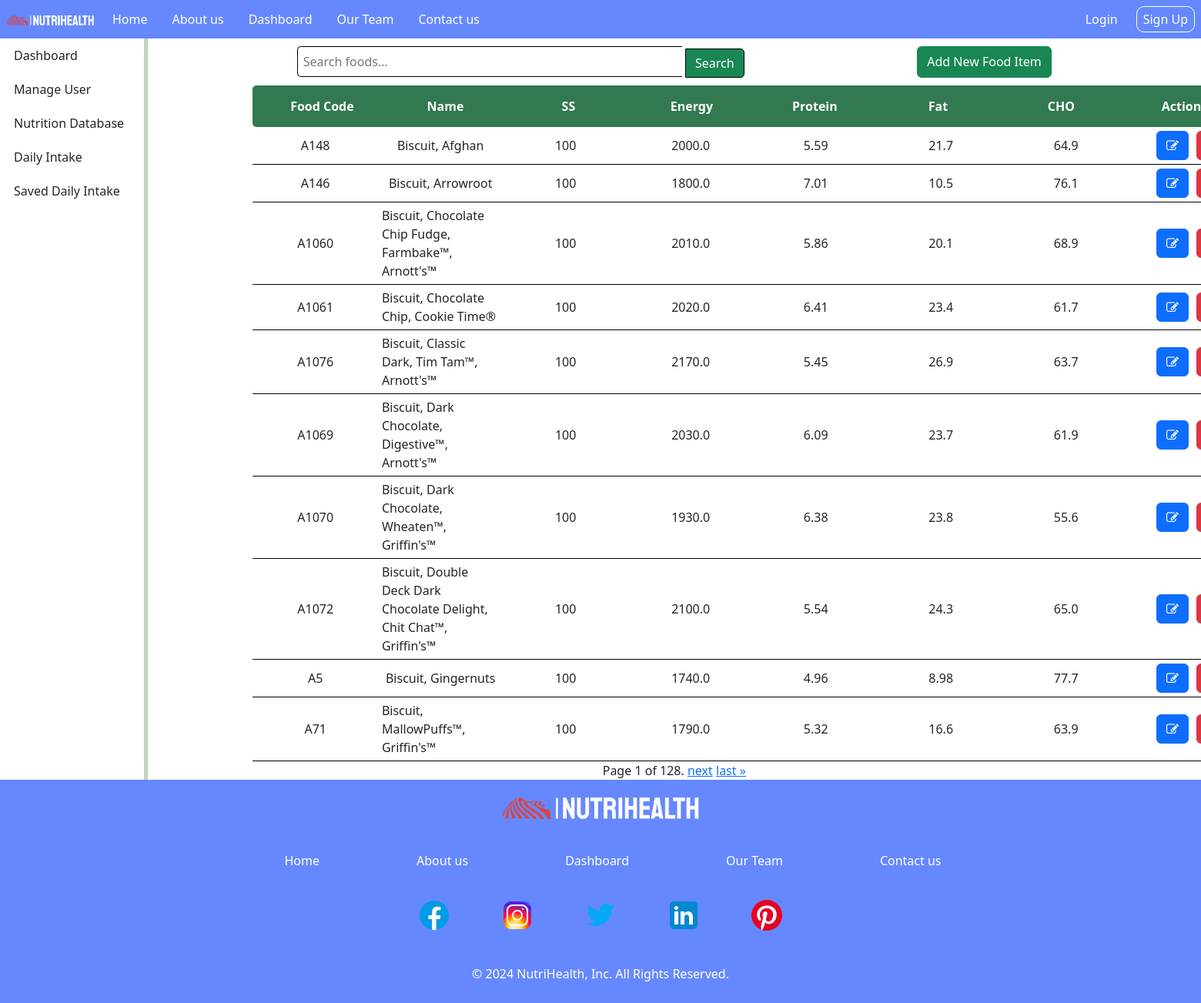
Page /nutrition_database on the committed database.
### NutritionApp/models.py (models this page shows, shortened)
class FoodItem(models.Model):
    code = models.CharField(max_length=10)
    name = models.CharField(max_length=200)
    serving_size = models.CharField(max_length=100)
    energy = models.FloatField()
    protein = models.FloatField()
    fat = models.FloatField()
    carbohydrates = models.FloatField()

### NutritionApp/views.py (the view)
# urls.py: path('nutrition_database', views.nutrition_database, name='nutrition_database'), # Dashbaord Page
def nutrition_database(request):
    query = request.GET.get('q')
    if query:
        foods_list = FoodItem.objects.filter(name__icontains=query)
    else:
        foods_list = FoodItem.objects.all()
    paginator = Paginator(foods_list, 10)  # Show 10 food items per page
    page_number = request.GET.get('page')
    try:
        foods = paginator.page(page_number)
    except PageNotAnInteger:
        foods = paginator.page(1)
    except EmptyPage:
        foods = paginator.page(paginator.num_pages)
    if request.method == 'POST':
        form = FoodItemForm(request.POST)
        if form.is_valid():
            form.save()
            return redirect('nutrition_database')
    else:
        form = FoodItemForm()
    return render(request, 'main/nutrition_database.html', {"foods": foods, "query": query, "form": form})

### NutritionApp/forms.py
class FoodItemForm(forms.ModelForm):
    class Meta:
        model = FoodItem
        fields = ['code', 'name', 'serving_size', 'energy', 'protein', 'fat', 'carbohydrates']

### NutritionApp/templates/main/nutrition_database.html (shortened to what this page needs)
{% extends 'main/base.html' %}
{% load crispy_forms_tags %}
{% block content %}
<div class="dasboard-container">
    <div class="side-nav">
        <a class="nav-link side-link" href="{% url 'dashboard' %}">Dashboard</a>
        <a class="nav-link side-link" href="/user-information/{{ user.id }}/">Manage User</a>
        <a class="nav-link side-link" href="{% url 'nutrition_database' %}">Nutrition Database</a>
        <a class="nav-link side-link" href="{% url 'daily_intake' %}">Daily Intake</a>
        <a class="nav-link side-link" href="{% url 'saved_daily_intake' %}">Saved Daily Intake</a>
    </div>
    <div class="dashboard-main-container">
        <div class="search-container">
            <form method="get" action="{% url 'nutrition_database' %}">
                <input class="search-bar" type="text" name="q" placeholder="Search foods..." >
                <button class="btn btn-success btn-search" type="submit">Search</button>
            </form>
            <button class="btn btn-success btn-add" id="openFormBtn">Add New Food Item</button>
        </div>
        <div class="data-container">
            <div class="nutrition-header">
                <div class="single-item">
                    <p><b>Food Code</b></p>
                </div>
                <div class="single-item">
                    <p><b>Name</b></p>
                </div>
                <div class="single-item">
                    <p><b>SS</b></p>
                </div>
                <div class="single-item">
                    <p><b>Energy</b></p>
                </div>
                <div class="single-item">
                    <p><b>Protein</b></p>
                </div>
                <div class="single-item">
                    <p><b>Fat</b></p>
                </div>
                <div class="single-item">
                    <p><b>CHO</b></p>
                </div>
                <div class="single-item">
                    <p><b>Actions</b></p>
                </div>
            </div>
            {% for food in foods %}
            <div class="nutrition-item">
                <div class="single-item">
                    <p>{{ food.code }}</p>
                </div>
                <div class="single-item">
                    <p>{{ food.name }}</p>
                </div>
                <div class="single-item">
                    <p>{{ food.serving_size }}</p>
                </div>
                <div class="single-item">
                    <p>{{ food.energy }}</p>
                </div>
                <div class="single-item">
                    <p>{{ food.protein }}</p>
                </div>
                <div class="single-item">
                    <p>{{ food.fat }}</p>
                </div>
                <div class="single-item">
                    <p>{{ food.carbohydrates }}</p>
                </div>
                <div class="single-item">
                    <button class="btn btn-primary btn-update" data-id="{{ food.id }}" data-code="{{ food.code }}"
                        data-name="{{ food.name }}" data-serving_size="{{ food.serving_size }}"
                        data-energy="{{ food.energy }}" data-protein="{{ food.protein }}" data-fat="{{ food.fat }}"
                        data-carbohydrates="{{ food.carbohydrates }}"><i class="fa fa-edit"></i></button>
                    <button class="btn btn-danger btn-delete" data-id="{{ food.id }}"></button>
                </div>
            </div>
            {% endfor %}
            <div class="pagination">
                <span class="step-links">
                    <span class="current">
                        Page {{ foods.number }} of {{ foods.paginator.num_pages }}.
                    </span>
                    {% if foods.has_next %}
                    <a href="?page={{ foods.next_page_number }}{% if query %}&q={{ query }}{% endif %}">next</a>
                    <a href="?page={{ foods.paginator.num_pages }}{% if query %}&q={{ query }}{% endif %}">last
                        &raquo;</a>
                    {% endif %}
                </span>
            </div>
        </div>
    </div>
</div>
{% endblock %}

### NutritionApp/static/css/style.css (style rules this page uses)
* { margin: 0px; padding: 0px; }
.nav-link { margin: 0px 8px; }
.dasboard-container { display: grid; grid-template-columns: 0.7fr 5fr; }
.side-nav { border-right: 5px solid #5e8f4f61; }
.side-link { padding: 10px !important; width: 165px; }
.nutrition-header { display: grid; grid-template-columns: 1fr 1fr 1fr 1fr 1fr 1fr 1fr 1fr; width: 1300px; background-color: #32794f; color: #fff; border-radius: 5px; padding: 10px; }
.nutrition-item { display: grid; grid-template-columns: 1fr 1fr 1fr 1fr 1fr 1fr 1fr 1fr; width: 1300px; border-bottom: 1px solid #000; }
.search-bar { width: 500px; padding: 7px; border-radius: 5px 0px 0px 5px; border: 1px solid #000; border-right: none; }
.btn-search { border: 1px solid #000 !important; border-radius: 0px 5px 5px 0px !important; }
.search-container { display: flex; justify-content: space-between; padding: 10px; width: 1000px; margin: 0px auto; }
.single-item { display: flex; justify-content: center; align-items: center; margin: 7px 0px; padding: 5px; }
.single-item p { margin: 0px; }
.step-links { margin: auto; }
.step-links { margin:auto; }
.single-item { margin: auto; }
.pagination { margin: auto; }
.btn-update { margin-right: 10px; }
.data-container { margin: 0px auto; width: 80%; }
.btn-add { margin-left: 10px; }

### rows in the picture
FoodItem: code "A148", name "Biscuit, Afghan", serving_size "100", energy "2000.0", protein "5.59", fat "21.7", carbohydrates "64.9"
FoodItem: code "A146", name "Biscuit, Arrowroot", serving_size "100", energy "1800.0", protein "7.01", fat "10.5", carbohydrates "76.1"
FoodItem: code "A1060", name "Biscuit, Chocolate Chip Fudge, Farmbake™, Arnott's™", serving_size "100", energy "2010.0", protein "5.86", fat "20.1", carbohydrates "68.9"
FoodItem: code "A1061", name "Biscuit, Chocolate Chip, Cookie Time®", serving_size "100", energy "2020.0", protein "6.41", fat "23.4", carbohydrates "61.7"
FoodItem: code "A1076", name "Biscuit, Classic Dark, Tim Tam™, Arnott's™", serving_size "100", energy "2170.0", protein "5.45", fat "26.9", carbohydrates "63.7"
FoodItem: code "A1069", name "Biscuit, Dark Chocolate, Digestive™, Arnott's™", serving_size "100", energy "2030.0", protein "6.09", fat "23.7", carbohydrates "61.9"
FoodItem: code "A1070", name "Biscuit, Dark Chocolate, Wheaten™, Griffin's™", serving_size "100", energy "1930.0", protein "6.38", fat "23.8", carbohydrates "55.6"
FoodItem: code "A1072", name "Biscuit, Double Deck Dark Chocolate Delight, Chit Chat™, Griffin's™", serving_size "100", energy "2100.0", protein "5.54", fat "24.3", carbohydrates "65.0"
FoodItem: code "A5", name "Biscuit, Gingernuts", serving_size "100", energy "1740.0", protein "4.96", fat "8.98", carbohydrates "77.7"
FoodItem: code "A71", name "Biscuit, MallowPuffs™, Griffin's™", serving_size "100", energy "1790.0", protein "5.32", fat "16.6", carbohydrates "63.9"

### other values in the picture
{{ foods.number }} "1"
{{ foods.paginator.num_pages }} "128"
